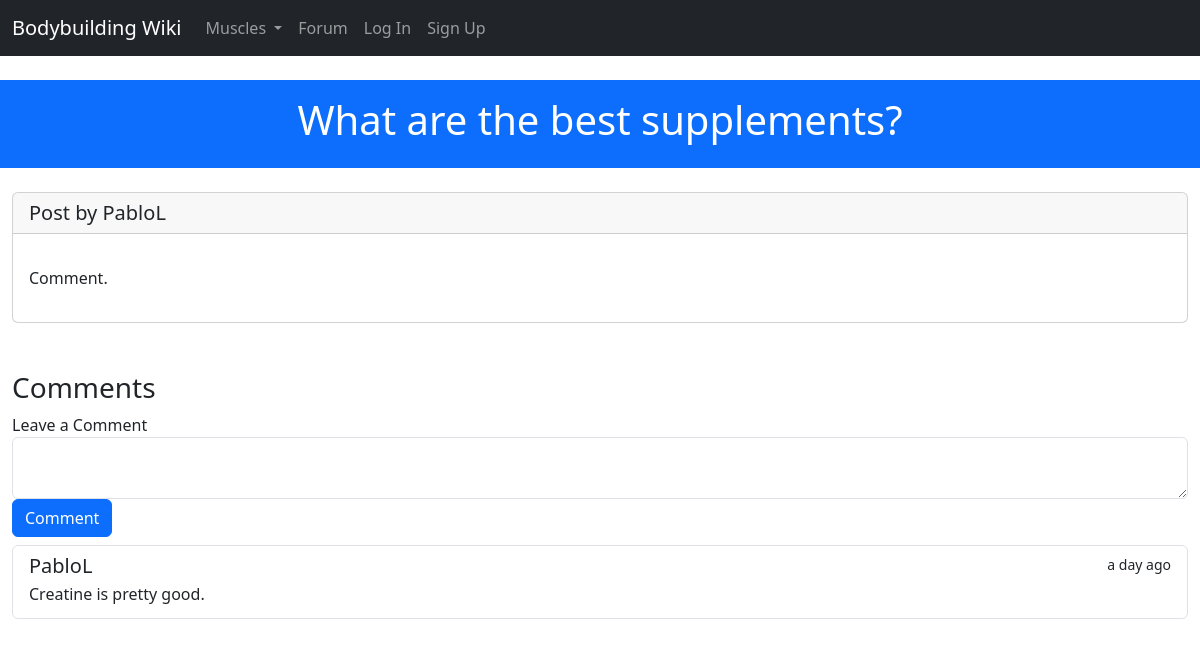
/forum/post/6/, run on the app's committed database.
### project/forum/models.py (models this page shows)
class Post(db.Model):
 __tablename__ = 'posts'
 id = db.Column(db.Integer, primary_key=True)
 title = db.Column(db.String(50))
 body = db.Column(db.Text)
 timestamp = db.Column(db.DateTime, index=True, default=datetime.utcnow)
 author_id = db.Column(db.Integer, db.ForeignKey('users.id'))
 comments = db.Relationship('Comment', backref='post', lazy='dynamic', cascade='all, delete-orphan')

class Comment(db.Model):
 __tablename__ = 'comments'
 id = db.Column(db.Integer, primary_key=True)
 text = db.Column(db.Text())
 author_id = db.Column(db.Integer, db.ForeignKey('users.id'))
 timestamp = db.Column(db.DateTime, index=True, default=datetime.utcnow)
 post_id = db.Column(db.Integer, db.ForeignKey('posts.id'))

### project/auth/models.py (models this page shows, shortened)
class User(UserMixin, db.Model):
    __tablename__ = 'users'
    id = db.Column(db.Integer, primary_key=True)
    username = db.Column(db.String(64), unique=True, index=True)
    email = db.Column(db.String(64), unique=True, index=True)
    role_id = db.Column(db.Integer, db.ForeignKey('roles.id'))
    name = db.Column(db.String(64))
    location = db.Column(db.String(64))
    about_me = db.Column(db.Text())
    member_since = db.Column(db.DateTime(), default=datetime.utcnow) # datetime.utcnow is missing the () at the end. This is because the default argument in db.Column() can take a function as a value.
    last_seen = db.Column(db.DateTime(), default=datetime.utcnow)
    password_hash = db.Column(db.String(128))
    posts = db.relationship('Post', backref='author', lazy='dynamic', cascade='all, delete-orphan')
    comments = db.relationship('Comment', backref='author', lazy='dynamic', cascade='all, delete-orphan')
    papers_saved = db.relationship('PaperSaved', lazy='dynamic', cascade='all, delete-orphan')
    def can(self, perm):
        return self.role is not None and self.role.has_permission(perm)
    @property
    def password(self):
        raise AttributeError('password is not a readable attribute')

### project/forum/views.py (the view)
@forum.route('post/<int:id>/', methods=['GET', 'POST'])
def post_read(id):
    post = Post.query.get_or_404(id)
    form = CommentForm()
    if form.validate_on_submit() and current_user.can(Permission.COMMENT):
        comment = Comment(text=form.text.data, author=current_user._get_current_object(), post=post)
        db.session.add(comment)
        db.session.commit()
        flash('Your comment has been posted!')
        return redirect(url_for('.post_read', id=id))
    return render_template('forum/post.html', post=post, form=form)

### project/forum/forms.py
class CommentForm(FlaskForm):
    text = TextAreaField("What do you think about this?", validators=[DataRequired()])
    submit = SubmitField('Comment')

### project/main/__init__.py (called while the page is built)
@main.app_context_processor
def inject_user():
    return dict(user=current_user or None)

@main.app_context_processor
def inject_permissions():
    return dict(Permission=Permission)

@main.app_context_processor
def inject_muscles():
    return dict(muscles=Muscle.query.all())

### project/templates/forum/post.html (shortened to what this page needs)
{% extends 'base.html' %}
{% block header %}{{post.title}}{% endblock header %}
{% block content %}
    <div class="card">
        <div class="col">
            <h1 class="card-header lead">Post by {{post.author.username}} </h1>
        </div>
        <div class="card-body">
            <p class="text-body">{{post.body}}</p>
        </div>
    </div>
    <div class="row mt-5">
        <div class="col">
            <h3>Comments</h3>
            <form method="post">
                <div class="form-group">
                    <label for="comment">Leave a Comment</label>
                    {{ form.text(class="form-control") }}
                </div>
                <button type="submit" class="btn btn-primary mb-2">Comment</button>
            </form>
            <div class="list-group">
            {% for comment in post.comments.all() %}
                <div class="list-group-item list-group-item-action" aria-current="true">
                    <div class="d-flex w-100 justify-content-between">
                    <h5 class="mb-1">{{comment.author.username}}</a></h5>
                    <small>{{ moment(comment.timestamp).fromNow() }}</small>
                    </div>
                    <p class="mb-1">{{ comment.text }}</p>
                </div>
            {% endfor %}
            </div>
    </div>
{% endblock content %}

### data on the page
Post: title "What are the best supplements?", body "Comment."
User: author.username "PabloL"
Comment: author.username "PabloL", timestamp "a day ago", text "Creatine is pretty good."
